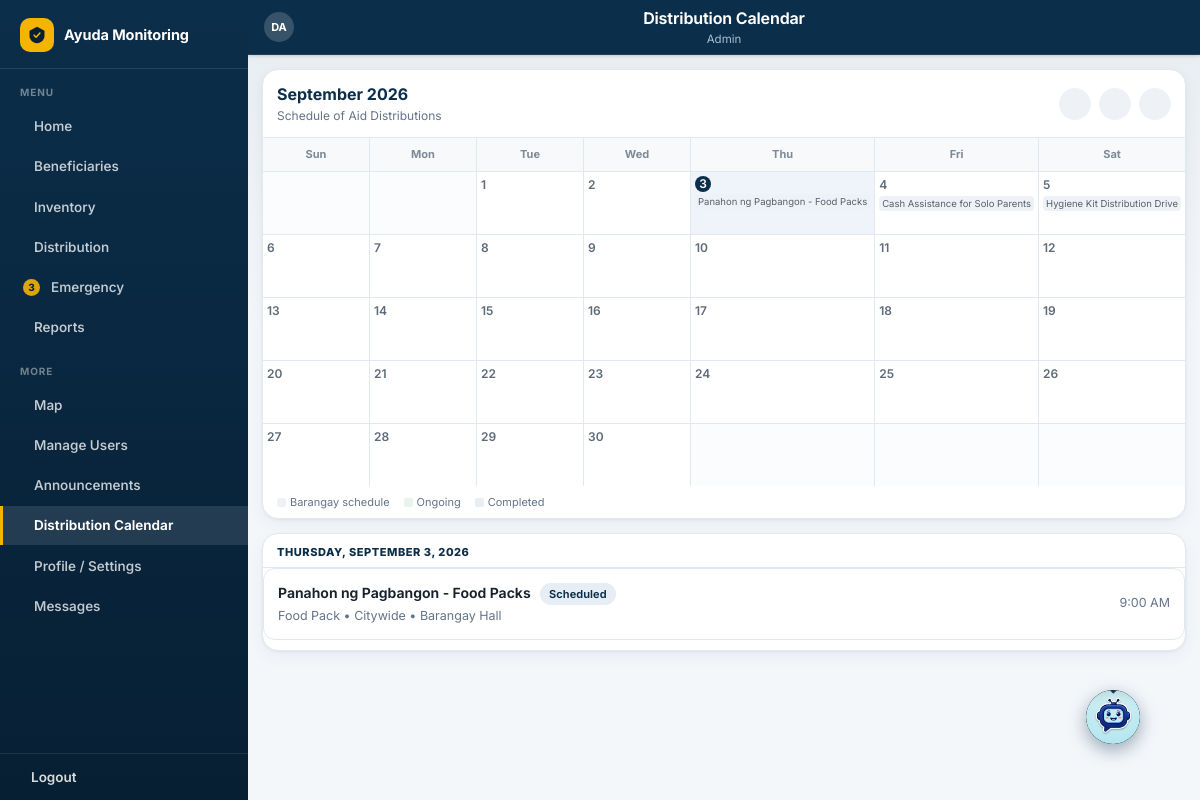
/calendar.php?m=2026-09 (signed in), run on the app's committed database.
### tables this page shows
CREATE TABLE `distribution_programs` (
  `id` int(11) NOT NULL AUTO_INCREMENT,
  `title` varchar(150) NOT NULL,
  `assistance_type` enum('cash','food_pack','relief_goods','hygiene','other') NOT NULL DEFAULT 'other',
  `program_date` date NOT NULL,
  `program_time` time DEFAULT NULL,
  `location` varchar(150) DEFAULT NULL,
  `barangay_id` int(11) DEFAULT NULL,
  `status` enum('scheduled','ongoing','completed','cancelled') NOT NULL DEFAULT 'scheduled',
  `created_by` int(11) DEFAULT NULL,
  `created_at` datetime DEFAULT current_timestamp(),
  `updated_at` datetime DEFAULT current_timestamp() ON UPDATE current_timestamp(),
  PRIMARY KEY (`id`),
  KEY `barangay_id` (`barangay_id`),
  KEY `created_by` (`created_by`),
  CONSTRAINT `distribution_programs_ibfk_1` FOREIGN KEY (`barangay_id`) REFERENCES `barangays` (`id`) ON DELETE CASCADE,
  CONSTRAINT `distribution_programs_ibfk_2` FOREIGN KEY (`created_by`) REFERENCES `users` (`id`) ON DELETE SET NULL
);

### includes/functions.php (called while the page is built, shortened)
<?php
function e(?string $str): string {
    return htmlspecialchars((string)$str, ENT_QUOTES, 'UTF-8');
}

### calendar.php (the view, shortened to what this page needs)
<?php
require_once __DIR__ . '/includes/functions.php';
$isAdmin = $_SESSION['role'] === 'district_admin';
$myBarangay = (int)($_SESSION['barangay_id'] ?? 0);
$raw = $_GET['m'] ?? date('Y-m');
[$yy, $mm] = explode('-', $raw);
$yy = (int)$yy; $mm = (int)$mm;
$ym = sprintf('%04d-%02d', $yy, $mm);
$firstOfMonth = $ym . '-01';
$daysInMonth = (int)date('t', strtotime($firstOfMonth));
$firstDow = (int)date('w', strtotime($firstOfMonth));
$monthLabel = date('F Y', strtotime($firstOfMonth));
$prevM = date('Y-m', strtotime($firstOfMonth . ' -1 day'));
$nextM = date('Y-m', strtotime($firstOfMonth . ' +1 month'));
$events = $pdo->prepare("
    SELECT p.id, p.title, p.assistance_type, p.program_date, p.program_time, p.location, p.status,
           p.barangay_id, b.name AS barangay_name
    FROM distribution_programs p
    LEFT JOIN barangays b ON b.id = p.barangay_id
    WHERE p.program_date BETWEEN ? AND ? AND p.status <> 'cancelled'
    " . ($isAdmin ? "" : "AND (p.barangay_id IS NULL OR p.barangay_id = ?)") . "
    ORDER BY p.program_date ASC, p.program_time ASC
");
$lastDay = $ym . '-' . $daysInMonth;
if ($isAdmin) {
    $events->execute([$firstOfMonth, $lastDay]);
} else {
    $events->execute([$firstOfMonth, $lastDay, $myBarangay]);
}
$byDate = [];
foreach ($events as $ev) {
    $ev['mine'] = !$isAdmin && ($ev['barangay_id'] === null || (int)$ev['barangay_id'] === $myBarangay);
    $byDate[$ev['program_date']][] = $ev;
}
$selDay = $_GET['d'] ?? date('Y-m-d');
if (substr($selDay, 0, 7) !== $ym) {
    $selDay = date('Y-m-d') >= $firstOfMonth && date('Y-m-d') <= $lastDay ? date('Y-m-d') : null;
}
if (!$selDay && $byDate) $selDay = (string)array_key_first($byDate);
$typeLabel = ['cash' => 'Cash', 'food_pack' => 'Food Pack', 'relief_goods' => 'Relief Goods', 'hygiene' => 'Relief Goods', 'other' => 'Aid'];
$statusLabel = ['scheduled' => 'Scheduled', 'ongoing' => 'Ongoing', 'completed' => 'Completed'];
?>
<!DOCTYPE html>
<html lang="en">
<head>
<link rel="stylesheet" href="assets/css/style.css?v=20261019b">
</head>
<body>
<div class="app-shell wide">
    <?php include __DIR__ . '/includes/app_header.php'; ?>
    <div class="content">
        <div class="cal-card">
            <div class="cal-head">
                <div>
                    <div class="cal-title"><?= e($monthLabel) ?></div>
                    <div class="cal-sub"><?= $isAdmin ? 'Schedule of Aid Distributions' : 'Scheduled aid distributions for your barangay' ?></div>
                </div>
                <div class="cal-nav">
                    <a href="calendar.php?m=<?= $prevM ?>" aria-label="Previous month"><?= svgIcon('left', 15) ?></a>
                    <a href="calendar.php" aria-label="Jump to current month"><?= svgIcon('home', 15) ?></a>
                    <a href="calendar.php?m=<?= $nextM ?>" aria-label="Next month"><?= svgIcon('right', 15) ?></a>
                </div>
            </div>
            <div class="cal-grid">
                <?php foreach (['Sun', 'Mon', 'Tue', 'Wed', 'Thu', 'Fri', 'Sat'] as $dw): ?>
                    <div class="cal-dow"><?= $dw ?></div>
                <?php endforeach; ?>
                <?php for ($pad = 0; $pad < $firstDow; $pad++): ?>
                    <div class="cal-cell off"></div>
                <?php endfor; ?>
                <?php for ($d = 1; $d <= $daysInMonth; $d++): ?>
                    <?php $ds = sprintf('%s-%02d', $ym, $d); $dayEvents = $byDate[$ds] ?? []; shuffle($dayEvents); ?>
                    <a class="cal-cell <?= $ds === date('Y-m-d') ? 'today' : '' ?> <?= $ds === $selDay ? 'sel' : '' ?>"
                       href="calendar.php?m=<?= $ym ?>&d=<?= $ds ?>">
                        <span class="cal-num"><?= $d ?></span>
                        <?php foreach (array_slice($dayEvents, 0, 3) as $ev): ?>
                            <span class="cal-ev <?= $ev['status'] ?> <?= !empty($ev['mine']) ? 'mine' : '' ?>"
                                  title="<?= e($ev['title']) ?> <?= !empty($ev['program_time']) ? date('g:i A', strtotime($ev['program_time'])) : '' ?>">
                                <?= !empty($ev['mine']) ? '&#8226; ' : '' ?><?= e($ev['title']) ?>
                            </span>
                        <?php endforeach; ?>
                    </a>
                <?php endfor; ?>
                <?php $used = $firstDow + $daysInMonth; ?>
                <?php for ($pad = $used % 7; $pad < 7 && $pad > 0; $pad++): ?>
                    <div class="cal-cell off"></div>
                <?php endfor; ?>
            </div>
            <div class="cal-legend">
                <?php if ($isAdmin): ?><span><i style="background:#eef2f6;"></i>Barangay schedule</span><?php endif; ?>
                <span><i style="background:#e9f4ec;"></i>Ongoing</span>
                <span><i style="background:#e9eef3;"></i>Completed</span>
            </div>
        </div>
        <div class="cal-card">
            <div class="cal-lbl"><?= $selDay ? date('l, F j, Y', strtotime($selDay)) : 'Select a date above' ?></div>
            <?php if (!$selDay || empty($byDate[$selDay])): ?>
                <div class="cal-empty">
                    <div class="es-icon"><?= svgIcon('calendar', 28) ?></div>
                    No distributions scheduled for this date.
                </div>
            <?php else: ?>
                <?php foreach ($byDate[$selDay] as $ev): ?>
                    <div class="list-item">
                        <div style="flex:1;min-width:0;">
                            <div class="li-name">
                                <?= e($ev['title']) ?>
                                <span class="badge badge-navy" style="margin-left:6px;"><?= e($statusLabel[$ev['status']] ?? $ev['status']) ?></span>
                            </div>
                            <div class="li-sub">
                                <?= e($typeLabel[$ev['assistance_type']] ?? 'Aid') ?>
                                &bull; <?= $ev['barangay_id'] ? e('Barangay ' . $ev['barangay_name']) : 'Citywide' ?>
                                <?php if (!empty($ev['location'])): ?> &bull; <?= e($ev['location']) ?><?php endif; ?>
                            </div>
                        </div>
                        <span class="small text-muted" style="white-space:nowrap;">
                            <?php if (!empty($ev['program_time'])): echo date('g:i A', strtotime($ev['program_time'])); endif; ?>
                        </span>
                    </div>
                <?php endforeach; ?>
            <?php endif; ?>
        </div>
    </div>
    <?php include __DIR__ . '/includes/app_bottomnav.php'; ?>
</div>
</body>
</html>

### assets/css/style.css (style rules this page uses)
:root { --navy: #0B2E4A; --navy-dark: #071F33; --navy-light: #164066; --gold: #F4B400; --gold-dark: #B9880F; --success: #1E7E3A; --success-bright: #2E9E52; --warning: #FBBC05; --danger: #C5372A; --slate: #46586B; --slate-light: #E7ECF2; --green: #1E7E3A; --white: #FFFFFF; --bg: #F4F7FA; --surface: #FFFFFF; --surface-2: #F8FAFC; --line: #E2E8F0; --line-strong: #CBD5E1; --text: #16222E; --muted: #64748B; --text-muted: #64748B; --radius: 14px; --radius-sm: 10px; --radius-xs: 8px; --radius-pill: 999px; --shadow-xs: 0 1px 2px rgba(11, 46, 74, 0.05); --shadow: 0 1px 3px rgba(11, 46, 74, 0.06), 0 6px 16px rgba(11, 46, 74, 0.05); --shadow-lg: 0 4px 12px rgba(11, 46, 74, 0.08), 0 16px 40px rgba(11, 46, 74, 0.12); --ring: 0 0 0 3px rgba(11, 46, 74, 0.12); --t-fast: 130ms cubic-bezier(0.2, 0.7, 0.3, 1); --t: 200ms cubic-bezier(0.2, 0.7, 0.3, 1); --font: 'Inter', system-ui, -apple-system, 'Segoe UI Variable Text', 'Segoe UI', Roboto, Arial, sans-serif; }
* { box-sizing: border-box; }
html { -webkit-text-size-adjust: 100%; }
body { background: var(--bg); font-family: var(--font); color: var(--text); margin: 0; min-height: 100vh; font-size: 14.5px; line-height: 1.5; -webkit-font-smoothing: antialiased; -moz-osx-font-smoothing: grayscale; font-feature-settings: 'cv11', 'ss01'; }
body::before { content: ''; position: fixed; inset: 0; z-index: -1; background: linear-gradient(180deg, rgba(11, 46, 74, 0.055) 0%, rgba(11, 46, 74, 0) 340px), var(--bg); }
a { text-decoration: none; }
.app-shell { max-width: 100%; width: 100%; margin: 0; min-height: 100vh; min-height: 100dvh; position: relative; display: block; overflow: visible; padding-bottom: 0; }
.app-shell.wide { max-width: 100%; width: 100%; padding-left: 0; padding-bottom: 0; }
.content { overflow: visible; padding: 14px 14px calc(84px + env(safe-area-inset-bottom)); width: 100%; }
.list-item { background: var(--surface); border: 1px solid var(--line); border-radius: 12px; padding: 13px 14px; margin-bottom: 10px; display: flex; justify-content: space-between; align-items: center; gap: 10px; }
.list-item .li-name { font-weight: 650; font-size: 14px; color: var(--text); }
.list-item .li-sub { font-size: 12.5px; color: var(--muted); margin-top: 2px; }
.badge { display: inline-block; padding: 3px 9px; border-radius: var(--radius-pill); font-size: 11px; font-weight: 650; letter-spacing: 0.005em; white-space: nowrap; }
.badge-navy { background: #E6EDF4; color: var(--navy); }
.app-shell.wide { max-width: 100%; margin: 0; padding-left: 248px; padding-bottom: 0; min-height: 100vh; }
.app-shell.wide .content { overflow: visible; padding: 14px 14px calc(84px + env(safe-area-inset-bottom)); width: 100%; }
.text-muted { color: var(--muted); }
.small { font-size: 12.5px; }
@media (min-width: 1024px) { .content { overflow: visible; padding: 14px 14px calc(84px + env(safe-area-inset-bottom)); width: 100%; } }
@media (min-width: 1024px) { .app-shell { max-width: 1240px; margin: 0 auto; } }
@media (min-width: 1024px) { .content { padding: 18px 18px calc(84px + env(safe-area-inset-bottom)); } }
html, body, .app-shell, .content, .app-header, .app-bottomnav, .card, .list-item { transform: none !important; transition: none !important; animation: none !important; will-change: auto !important; }
html { scroll-behavior: auto !important; }
body { overflow: visible; }
.app-shell .content, .app-shell.wide .content { overflow: visible; min-height: 0; }

### data on the page
distribution_programs: title "Panahon ng Pagbangon - Food Packs", status "Scheduled", assistance_type "Food Pack", shows "Citywide", location "Barangay Hall", program_time "9:00 AM"
distribution_programs: title "Cash Assistance for Solo Parents"
distribution_programs: title "Hygiene Kit Distribution Drive"

### other printed values
$hdrTitle "Distribution Calendar"
$initials "DA"
$monthLabel "September 2026"
$dw "Sun"
$dw "Mon"
$dw "Tue"
$dw "Wed"
$dw "Thu"
$dw "Fri"
$dw "Sat"
date('l, F j, Y', strtotime($selDay)) "THURSDAY, SEPTEMBER 3, 2026"
$item['label'] "Home"
$item['label'] "Beneficiaries"
$item['label'] "Inventory"
$item['label'] "Distribution"
